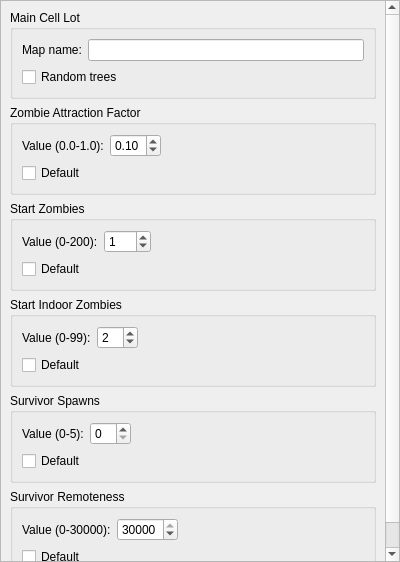
<?xml version="1.0" encoding="UTF-8"?>
<ui version="4.0">
 <class>PropertiesView</class>
 <widget class="QScrollArea" name="PropertiesView">
  <property name="geometry">
   <rect>
    <x>0</x>
    <y>0</y>
    <width>400</width>
    <height>562</height>
   </rect>
  </property>
  <property name="sizePolicy">
   <sizepolicy hsizetype="Expanding" vsizetype="Minimum">
    <horstretch>0</horstretch>
    <verstretch>0</verstretch>
   </sizepolicy>
  </property>
  <property name="windowTitle">
   <string>ScrollArea</string>
  </property>
  <property name="widgetResizable">
   <bool>true</bool>
  </property>
  <widget class="QWidget" name="scrollAreaWidgetContents">
   <property name="geometry">
    <rect>
     <x>0</x>
     <y>0</y>
     <width>398</width>
     <height>560</height>
    </rect>
   </property>
   <layout class="QVBoxLayout" name="verticalLayout">
    <property name="sizeConstraint">
     <enum>QLayout::SetDefaultConstraint</enum>
    </property>
    <item>
     <widget class="QGroupBox" name="groupBox">
      <property name="title">
       <string>Main Cell Lot</string>
      </property>
      <layout class="QFormLayout" name="formLayout_5">
       <item row="1" column="0">
        <widget class="QCheckBox" name="randomTreesCheckBox">
         <property name="text">
          <string>Random trees</string>
         </property>
        </widget>
       </item>
       <item row="0" column="0" colspan="2">
        <layout class="QHBoxLayout" name="horizontalLayout">
         <item>
          <widget class="QLabel" name="label">
           <property name="text">
            <string>Map name:</string>
           </property>
           <property name="buddy">
            <cstring>mapNameEdit</cstring>
           </property>
          </widget>
         </item>
         <item>
          <widget class="QLineEdit" name="mapNameEdit">
           <property name="enabled">
            <bool>true</bool>
           </property>
           <property name="sizePolicy">
            <sizepolicy hsizetype="Expanding" vsizetype="Fixed">
             <horstretch>0</horstretch>
             <verstretch>0</verstretch>
            </sizepolicy>
           </property>
           <property name="readOnly">
            <bool>true</bool>
           </property>
          </widget>
         </item>
        </layout>
       </item>
      </layout>
     </widget>
    </item>
    <item>
     <widget class="QGroupBox" name="groupBox_2">
      <property name="title">
       <string>Zombie Attraction Factor</string>
      </property>
      <layout class="QFormLayout" name="formLayout_4">
       <property name="fieldGrowthPolicy">
        <enum>QFormLayout::AllNonFixedFieldsGrow</enum>
       </property>
       <item row="0" column="0">
        <layout class="QHBoxLayout" name="horizontalLayout_2">
         <item>
          <widget class="QLabel" name="label_2">
           <property name="text">
            <string>Value (0.0-1.0):</string>
           </property>
           <property name="buddy">
            <cstring>zombieAttractionValue</cstring>
           </property>
          </widget>
         </item>
         <item>
          <widget class="QDoubleSpinBox" name="zombieAttractionValue">
           <property name="maximum">
            <double>1.000000000000000</double>
           </property>
           <property name="singleStep">
            <double>0.100000000000000</double>
           </property>
           <property name="value">
            <double>0.100000000000000</double>
           </property>
          </widget>
         </item>
        </layout>
       </item>
       <item row="1" column="0">
        <widget class="QCheckBox" name="defZombieAttractionCheckBox">
         <property name="text">
          <string>Default</string>
         </property>
        </widget>
       </item>
      </layout>
     </widget>
    </item>
    <item>
     <widget class="QGroupBox" name="groupBox_6">
      <property name="title">
       <string>Start Zombies</string>
      </property>
      <layout class="QFormLayout" name="formLayout_6">
       <property name="fieldGrowthPolicy">
        <enum>QFormLayout::AllNonFixedFieldsGrow</enum>
       </property>
       <item row="0" column="0">
        <layout class="QHBoxLayout" name="horizontalLayout_11">
         <item>
          <widget class="QLabel" name="label_6">
           <property name="text">
            <string>Value (0-200):</string>
           </property>
           <property name="buddy">
            <cstring>survivorRemotenessValue</cstring>
           </property>
          </widget>
         </item>
         <item>
          <widget class="QSpinBox" name="startZombiesValue">
           <property name="maximum">
            <number>200</number>
           </property>
           <property name="value">
            <number>1</number>
           </property>
          </widget>
         </item>
        </layout>
       </item>
       <item row="1" column="0">
        <widget class="QCheckBox" name="defStartZombiesCheckBox">
         <property name="text">
          <string>Default</string>
         </property>
        </widget>
       </item>
      </layout>
     </widget>
    </item>
    <item>
     <widget class="QGroupBox" name="groupBox_3">
      <property name="title">
       <string>Start Indoor Zombies</string>
      </property>
      <layout class="QFormLayout" name="formLayout_3">
       <property name="fieldGrowthPolicy">
        <enum>QFormLayout::AllNonFixedFieldsGrow</enum>
       </property>
       <item row="0" column="0">
        <layout class="QHBoxLayout" name="horizontalLayout_4">
         <item>
          <widget class="QLabel" name="label_3">
           <property name="text">
            <string>Value (0-99):</string>
           </property>
           <property name="buddy">
            <cstring>indoorZombiesValue</cstring>
           </property>
          </widget>
         </item>
         <item>
          <widget class="QSpinBox" name="indoorZombiesValue">
           <property name="value">
            <number>2</number>
           </property>
          </widget>
         </item>
        </layout>
       </item>
       <item row="1" column="0">
        <widget class="QCheckBox" name="defIndoorZombiesCheckBox">
         <property name="text">
          <string>Default</string>
         </property>
        </widget>
       </item>
      </layout>
     </widget>
    </item>
    <item>
     <widget class="QGroupBox" name="groupBox_4">
      <property name="title">
       <string>Survivor Spawns</string>
      </property>
      <layout class="QFormLayout" name="formLayout_2">
       <property name="fieldGrowthPolicy">
        <enum>QFormLayout::AllNonFixedFieldsGrow</enum>
       </property>
       <item row="0" column="0">
        <layout class="QHBoxLayout" name="horizontalLayout_9">
         <item>
          <widget class="QLabel" name="label_4">
           <property name="text">
            <string>Value (0-5):</string>
           </property>
           <property name="buddy">
            <cstring>survivorSpawnsValue</cstring>
           </property>
          </widget>
         </item>
         <item>
          <widget class="QSpinBox" name="survivorSpawnsValue">
           <property name="value">
            <number>0</number>
           </property>
          </widget>
         </item>
        </layout>
       </item>
       <item row="1" column="0">
        <widget class="QCheckBox" name="defSurvivorSpawnsCheckBox">
         <property name="text">
          <string>Default</string>
         </property>
        </widget>
       </item>
      </layout>
     </widget>
    </item>
    <item>
     <widget class="QGroupBox" name="groupBox_5">
      <property name="title">
       <string>Survivor Remoteness</string>
      </property>
      <layout class="QFormLayout" name="formLayout">
       <property name="fieldGrowthPolicy">
        <enum>QFormLayout::AllNonFixedFieldsGrow</enum>
       </property>
       <item row="0" column="0">
        <layout class="QHBoxLayout" name="horizontalLayout_10">
         <item>
          <widget class="QLabel" name="label_5">
           <property name="text">
            <string>Value (0-30000):</string>
           </property>
           <property name="buddy">
            <cstring>survivorRemotenessValue</cstring>
           </property>
          </widget>
         </item>
         <item>
          <widget class="QSpinBox" name="survivorRemotenessValue">
           <property name="maximum">
            <number>30000</number>
           </property>
           <property name="value">
            <number>30000</number>
           </property>
          </widget>
         </item>
        </layout>
       </item>
       <item row="1" column="0">
        <widget class="QCheckBox" name="defSurvivorRemotenessCheckBox">
         <property name="text">
          <string>Default</string>
         </property>
        </widget>
       </item>
      </layout>
     </widget>
    </item>
    <item>
     <spacer name="verticalSpacer">
      <property name="orientation">
       <enum>Qt::Vertical</enum>
      </property>
      <property name="sizeHint" stdset="0">
       <size>
        <width>20</width>
        <height>40</height>
       </size>
      </property>
     </spacer>
    </item>
   </layout>
  </widget>
 </widget>
 <resources/>
 <connections/>
</ui>
